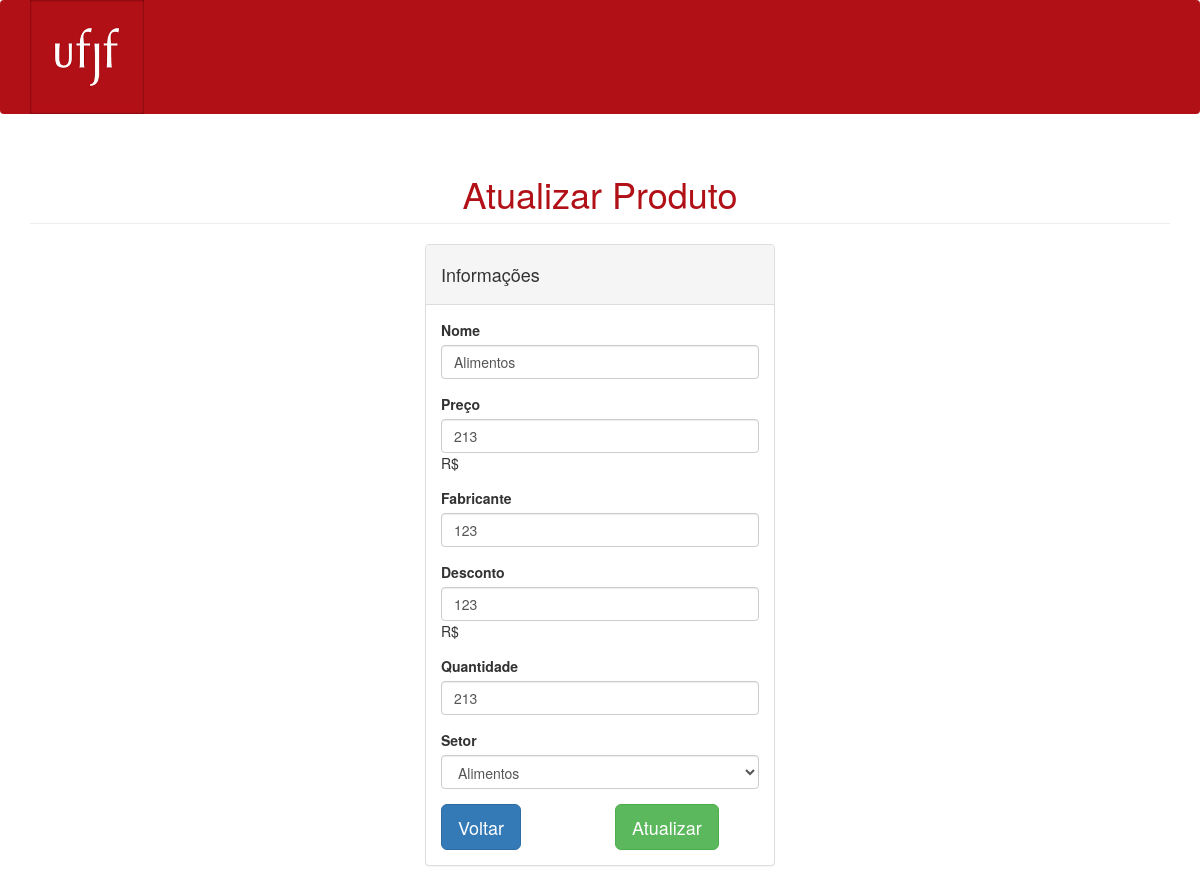
The page /views/produtos/alterar-produto.php?id=28 on the database its author committed.
### tables this page shows
CREATE TABLE `produtos` (
  `id` int(10) UNSIGNED NOT NULL,
  `nome` varchar(191) NOT NULL,
  `preco` float NOT NULL,
  `fabricante` varchar(195) NOT NULL,
  `desconto` float NOT NULL,
  `quantidade` int(11) NOT NULL,
  `setor_id` int(11) UNSIGNED NOT NULL
);

CREATE TABLE `setores` (
  `id` int(11) NOT NULL,
  `nome` varchar(195) NOT NULL,
  `administrador_responsavel` varchar(195) NOT NULL,
  `numero_identificacao` int(11) NOT NULL
);

### controllers/produtos/visualizar-produto.php (called while the page is built)
<?php
function visualizarProduto($connect, $id)
{
    $produto = mysqli_query($connect, "SELECT *, produtos.nome as produto_nome, produtos.id as produto_id FROM produtos INNER JOIN setores ON produtos.setor_id = setores.id WHERE produtos.id = '{$id}'");
    return mysqli_fetch_assoc($produto);
}

### controllers/setores/lista-setores.php (called while the page is built, shortened)
<?php
function listaSetores($connect, $sort) {
    $setores = array();
    $query = "select * from setores";
    $result = mysqli_query($connect, $query);
    while($setor = mysqli_fetch_assoc($result)) {
        array_push($setores, $setor);
    }
    return $setores;
}

### views/produtos/alterar-produto.php (the view, shortened to what this page needs)
<?php
include("../UserHeader.php");
include("../../includes/connect.php");
include("../menu.php");
include("../../controllers/produtos/visualizar-produto.php");
include("../../controllers/setores/lista-setores.php");
$setores = listaSetores($connect, '');
$id = $_GET['id'];
$produto = visualizarProduto($connect, $id);
?>
<div class="container">
    <h1 style="color: #b11016; text-align: center" class="page-header">Atualizar Produto</h1>
    <div class="col-md-4">
    </div>
    <div class="col-md-4">
        <div class="panel panel-default">
            <div class="panel-heading">
                <h4>Informações</h4>
            </div>
            <div class="panel-body">
                <div class="row">
                    <form method="post" action="../../controllers/produtos/alterar-produto.php">
                        <div role="form">
                            <div class="col-md-12">
                                <div class="form-group">
                                    <label>Nome</label>
                                    <input class="form-control" name="nome" value="<?= $produto['nome'] ?>">
                                </div>
                            </div>
                            <div class="col-md-12">
                                <div class="form-group">
                                    <label>Preço</label>
                                    <input type="number" step="0.01" class="form-control" name="preco"
                                           value="<?= $produto['preco'] ?>">R$
                                </div>
                            </div>
                            <div class="col-md-12">
                                <div class="form-group">
                                    <label>Fabricante</label><br/>
                                    <input type="text" class="form-control" name="fabricante"
                                           value="<?= $produto['fabricante'] ?>">
                                </div>
                            </div>
                            <div class="col-md-12">
                                <div class="form-group">
                                    <label>Desconto</label><br/>
                                    <input type="number" step="0.01" class="form-control" name="desconto"
                                           value="<?= $produto['desconto'] ?>">R$
                                </div>
                            </div>
                            <div class="col-md-12">
                                <div class="form-group">
                                    <label>Quantidade</label><br/>
                                    <input class="form-control" name="quantidade" type="number"
                                           value="<?= $produto['quantidade'] ?>">
                                </div>
                            </div>
                            <div class="col-md-12">
                                <div class="form-group">
                                    <label>Setor</label>
                                    <select name="setor_id" class="form-control">
                                        <?php foreach ($setores as $setor) {
                                            ?>
                                            <option name="setor_id" value="<?= $setor['id'] ?>"><?= $setor['nome'] ?></option>
                                        <?php } ?>
                                    </select>
                                </div>
                            </div>
                            <div class="col-md-6">
                                <a href="lista-produtos.php">
                                    <button type="button" class="btn btn-primary btn-lg">Voltar</button>
                                </a>
                            </div>
                            <div class="col-md-6">
                                <button type="submit" class="btn btn-success btn-lg">Atualizar</button>
                            </div>
                        </div>
                    </form>
                </div>
            </div>
        </div>
    </div>
</div>

### css/sb-admin-2.css (style rules this page uses)
body { background-color: #f8f8f8; }

### css/style.css (style rules this page uses)
.page-header { text-align: center; }
body { background-color: #fff; }

### rows shown on the page
produtos: nome "Alimentos", preco "213", fabricante "123", desconto "123", quantidade "213"

### other values the page prints
form field setor_id "Alimentos"
